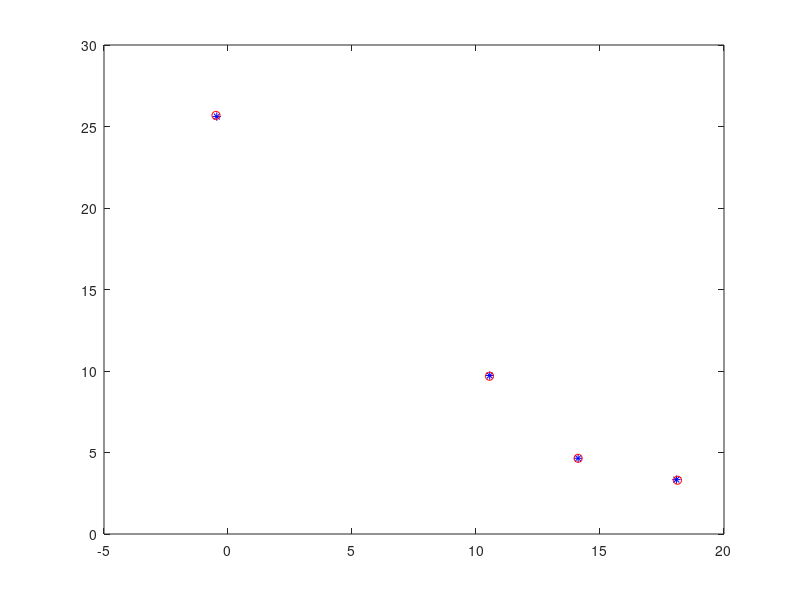

The MATLAB script that drew this image:

% Implementation, for solution of Question 3, Tutorial 9, MTRN4010
% Questions: You may ask the lecturer, j.guivant@unsw.edu.au


function Q3Tu9()
clc;
rng(3331);     % resetting random numbers generator, some seed  

Lx=0.45;        % parameter Lx (as in Projects 1 and 2, but different value)
Xa = [3;5;0.45]; % actual LiDAR's pose


% generate some case, synthetically.
z =  [ [5,8,9,12 ]; randn(1,4)*10 ];        % some 2D points (OOIs seen from LiDAR).
OOIs_LiCF = z+randn(size(z))*0.05;         % OOIs in Lidar CF;
% I add some noise, to simulate more realstic case.

Landmarks = TransformCF01(Xa,Lx,z);             % associated landmarks (in GCF)

disp('OOIs_LCF'); disp(OOIs_LiCF');
disp('landmarks'); disp(Landmarks');


% initial guess, to optimizer.
PoseGuess0=Xa*0.8;
% Initial guess.  Usually, we SHOULD propose a better one, not too far.

% from the solution; to reduce chances of getting trapped in a local minimum.
% Alternatively, we may use an optimizer better suited for nonconvex cost
% functions (e.g. a PSO based optimizer)

% If we used it in Project1.D, I would propose a better guessed pose, e.g.
% the last known pose, in recent times.






disp('Actual Pose (unknown to us)'); disp(Xa');
PoseS = EstimateLidarPoseAndLx(PoseGuess0,OOIs_LiCF,Landmarks);
% show solution.
disp('solution (estimated Pose)'); disp(PoseS');


figure(1); clf();

OOIs_GCF2 = TransformCF01(PoseS,Lx,OOIs_LiCF); 
plot(Landmarks(1,:),Landmarks(2,:),'b*'); hold on;
plot(OOIs_GCF2(1,:),OOIs_GCF2(2,:),'ro');




end

%...................................................
function PoseS = EstimateLidarPoseAndLx(PoseGuess0,OOIs_LiCF,Landmarks)

Op=optimset('TolFun',0.01);
tic();
[PoseS,fval,exitflag] = fminsearch(@(X) CostA(X,OOIs_LiCF,Landmarks), PoseGuess0,Op);  %Solution
%dt=toc()*1000

end
%...................................................

% Cost function, based on positions.
function c=CostA(poseV,OOIs_LCF,Landmarks)
% PoseV:  proposed vehicle's pose.
% parameters 
%OOIs_LCF:      Positions of detected OOIs, in Lidar's CF.
%Landmarks:     Positions of associated Landmarks in GCF.

%Express OOIs' positions in GCF, based on proposed LiDAR pose.
Lx=0.45;
OOIs_GCF = TransformCF01(poseV,Lx,OOIs_LCF);  

% evaluate discrepancy between Landmarks positions and those of the 
% proposed ones of OOIs in GCF.
d= Landmarks -OOIs_GCF;
d = (d.*d); d=sqrt(d(1,:)+d(2,:));    
c=sum(d);               
end

%...........................................
% Auxiliary function
function pp =  TransformCF01(X,Lx,pp)  
h=X(3);
c=cos(h); s=sin(h);
R= [ [ c,-s];[s,c]];
pp=R*pp;
T = [Lx;0];
T = T+X(1:2)+R*T;
pp(1,:)=pp(1,:)+T(1);
pp(2,:)=pp(2,:)+T(2);
end
%...........................................


